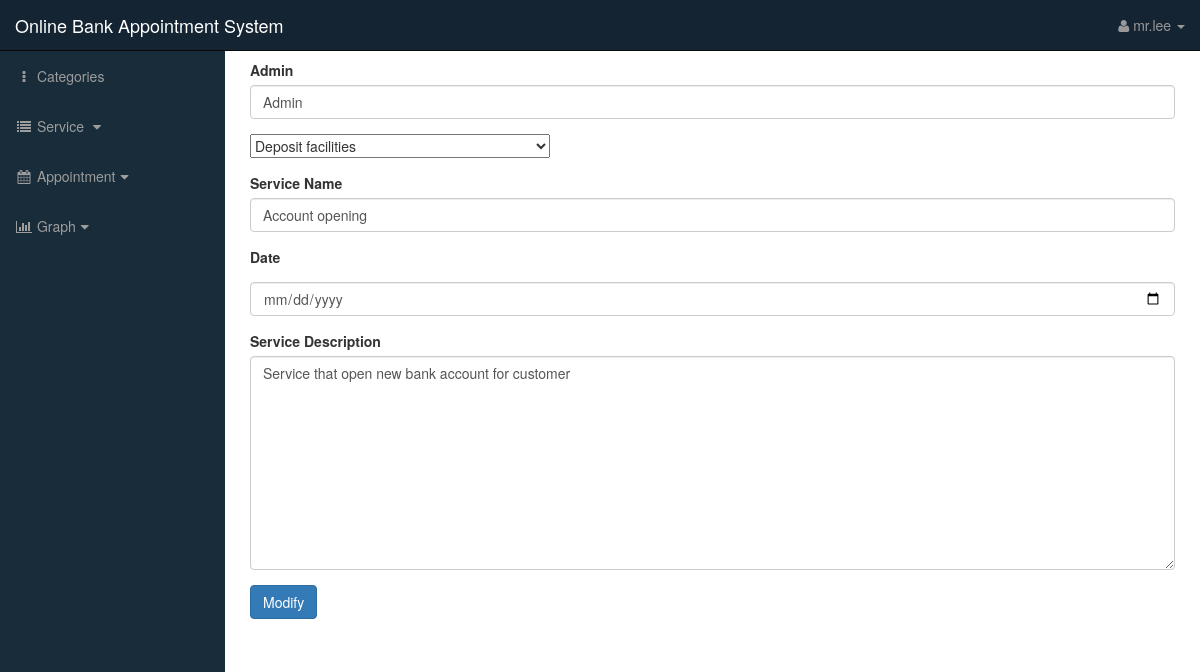
/admin/service.php?source=update&ser_id=4 (signed in), run on the app's committed database.
### tables this page shows
CREATE TABLE `services` (
  `ser_id` int(3) NOT NULL,
  `type_cat_id` int(3) NOT NULL,
  `ser_name` varchar(255) NOT NULL,
  `ser_author` varchar(255) NOT NULL,
  `date_posted` date NOT NULL,
  `ser_desc` text NOT NULL
);

### admin/includes/modify_service.php (the view, shortened to what this page needs)
<?php
    if (isset($_GET['ser_id'])) {
	   $modify_ser_id = $_GET['ser_id'];
    }
    $query = "SELECT *  FROM  services WHERE ser_id=$modify_ser_id";
    $pick_service = mysqli_query($connection,$query);
    while($row = mysqli_fetch_assoc($pick_service)) {
        $admin = $row['ser_author'];
        $ser_name = $row['ser_name'];
        $ser_desc = $row['ser_desc'];
    }
?>
<form action="" method="post" enctype="multipart/form-data">
	<div class="form-group">
		<label for="admin">Admin</label>
		<input value="<?php echo $admin; ?>" type="text" class="form-control" name="admin">
	</div>
	<div class="form-group">
		<select name="type_cat">
			<?php
			$query = "SELECT * FROM categories";
			$pick_categories = mysqli_query($connection,$query);
			while ($row = mysqli_fetch_assoc($pick_categories)) {
				$cat_id = $row['cat_id'];
				$cat_name = $row['cat_name'];
				echo "<option value='$cat_id'>$cat_name</option>";
			}
			?>
		</select>
	</div>
	<div class="form-group">
		<label for="ser_name">Service Name</label>
		<input value="<?php echo $ser_name; ?>" type="text" class="form-control" name="ser_name">
	</div>
	<div class="form-group">
		<label for="date">Date</label>
		<input value="<?php echo $date ?>" type="date" style="margin-top: 10px;" min=<?php echo date('Y-m-d');?> max=<?php echo date('Y-m-d', strtotime(date('Y-m-d'). ' + 365 days'));?> name="date" class="form-control" id="date" placeholder="<?php echo $date ?>" >
	</div>
	<div class="form-group">
		<label for="bus-detail">Service Description</label>
		<textarea value="<?php echo $ser_desc; ?>" class="form-control" name="ser_desc" cols="30" rows="10"><?php echo $ser_desc; ?></textarea>
	</div>
	<div class="form-group">
		<input type="submit" class="btn btn-primary" name="modify" value="Modify">
	</div>
</form>

### data on the page
services: admin "Admin", ser_name "Account opening", ser_desc "Service that open new bank account for customer"

### other printed values
$_SESSION['s_username'] "mr.lee"
form field type_cat "Deposit facilities"
